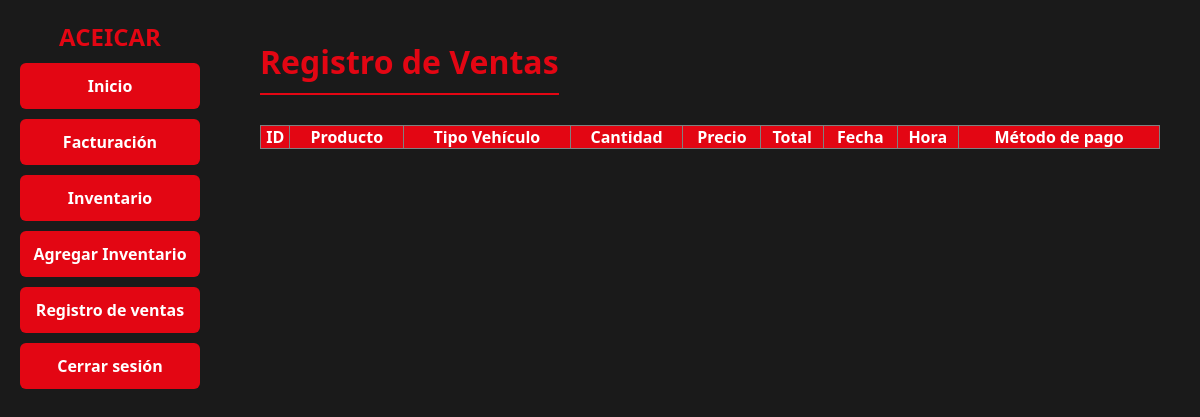
Before: /facturacion/empleado.php?seccion=registro_ventas (signed in) with the older database file.
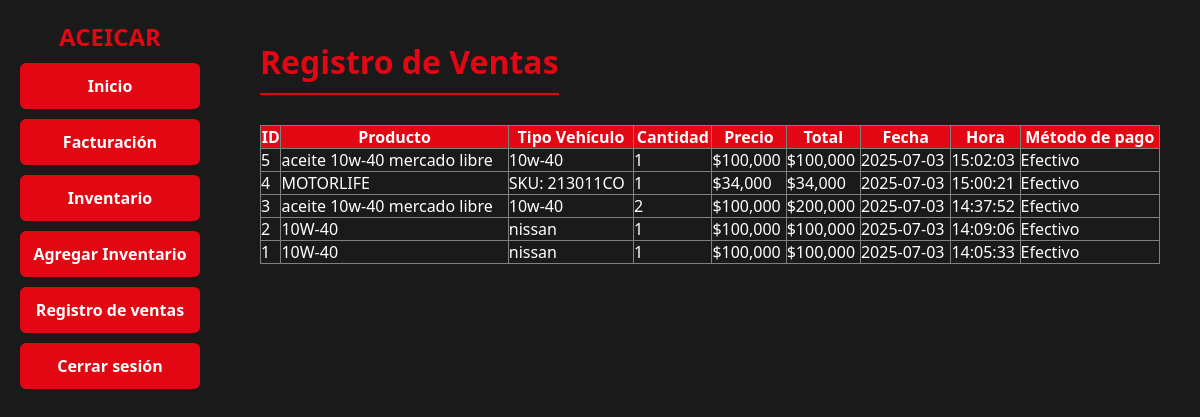
After: the same page with the newer database file.
### tables this page shows
CREATE TABLE `ventas` (
  `id` int(11) NOT NULL,
  `producto` varchar(100) NOT NULL,
  `tipo` varchar(50) NOT NULL,
  `cantidad_vendida` int(11) NOT NULL,
  `precio` decimal(10,3) NOT NULL,
  `total` decimal(10,3) NOT NULL,
  `fecha` date NOT NULL,
  `hora` time NOT NULL,
  `metodo_pago` varchar(50) NOT NULL
);

### facturacion/php/ventas.php (the view, shortened to what this page needs)
<?php
include "php/conexion.php";
$ventas = $conexion->query("SELECT * FROM ventas ORDER BY fecha DESC, hora DESC");
?>
<h2>Registro de Ventas</h2>
<table border="1" cellpadding="10" cellspacing="0" style="width:100%; background:#1a1a1a; color:white; border-collapse:collapse;">
  <tr style="background:#e30613;">
    <th>ID</th>
    <th>Producto</th>
    <th>Tipo Vehículo</th>
    <th>Cantidad</th>
    <th>Precio </th>
    <th>Total</th>
    <th>Fecha</th>
    <th>Hora</th>
    <th>Método de pago</th>
  </tr>
  <?php while ($v = $ventas->fetch_assoc()): ?>
  <tr>
    <td><?= $v['id'] ?></td>
    <td><?= $v['producto'] ?></td>
    <td><?= $v['tipo'] ?></td>
    <td><?= $v['cantidad_vendida'] ?></td>
    <td>$<?= number_format($v['precio'], 3, ',', '.') ?></td>
    <td>$<?= number_format($v['total'], 3, ',', '.') ?></td>
    <td><?= $v['fecha'] ?></td>
    <td><?= $v['hora'] ?></td>
    <td><?= $v['metodo_pago'] ?></td>
  </tr>
  <?php endwhile; ?>
</table>

Changed rows visible on the page:
added ventas: id "5", producto "aceite 10w-40 mercado libre", tipo "10w-40", cantidad_vendida "1", precio "100,000", total "100,000", fecha "2025-07-03", hora "15:02:03", metodo_pago "Efectivo"
added ventas: id "4", producto "MOTORLIFE", tipo "SKU: 213011CO", cantidad_vendida "1", precio "34,000", total "34,000", fecha "2025-07-03", hora "15:00:21", metodo_pago "Efectivo"
added ventas: id "3", producto "aceite 10w-40 mercado libre", tipo "10w-40", cantidad_vendida "2", precio "100,000", total "200,000", fecha "2025-07-03", hora "14:37:52", metodo_pago "Efectivo"
added ventas: id "2", producto "10W-40", tipo "nissan", cantidad_vendida "1", precio "100,000", total "100,000", fecha "2025-07-03", hora "14:09:06", metodo_pago "Efectivo"
added ventas: id "1", producto "10W-40", tipo "nissan", cantidad_vendida "1", precio "100,000", total "100,000", fecha "2025-07-03", hora "14:05:33", metodo_pago "Efectivo"
